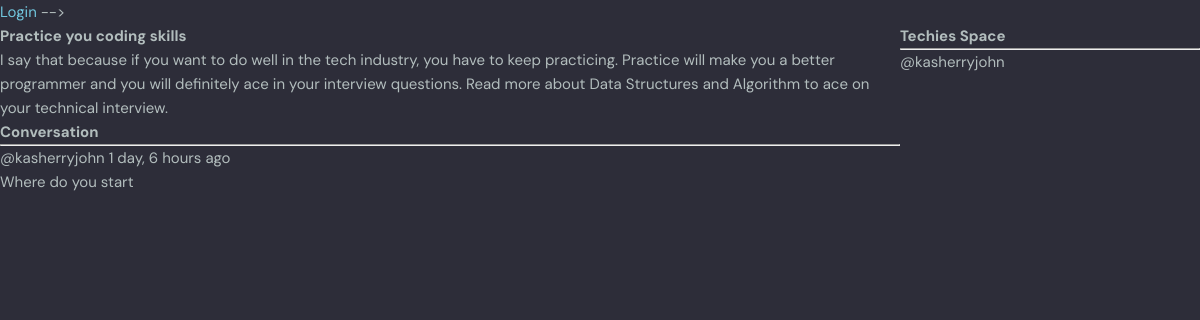
The page /chamber/7/ on the database as committed earlier.
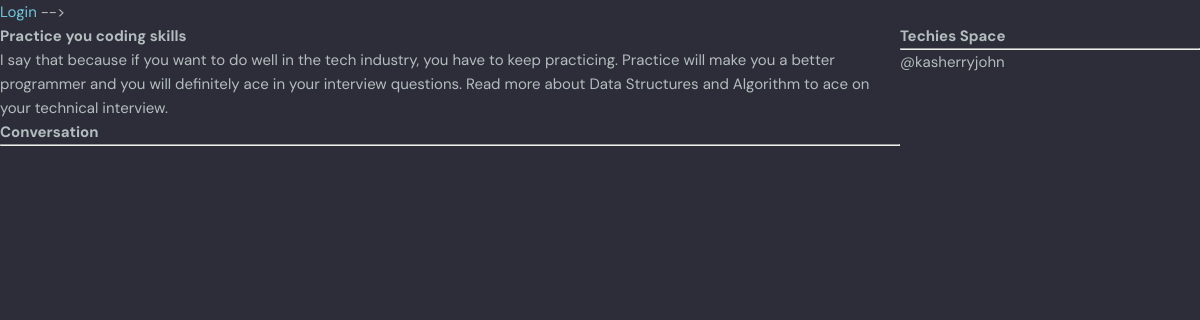
The same page on the database as committed later.
### journeyingblogs/models.py (models this page shows, shortened)
class Chamber(models.Model):
    host = models.ForeignKey(User, on_delete=models.SET_NULL, null=True)
    topic = models.ForeignKey(Topic, on_delete=models.SET_NULL, null=True)
    name = models.CharField(max_length=200)
    description = models.TextField(null=True, blank=True)
    techiesspace = models.ManyToManyField(User, related_name='techiesspace', blank=True)
    updated = models.DateTimeField(auto_now=True)
    created = models.DateTimeField(auto_now_add=True)
    class Meta:
       ordering = ['-updated', '-created']

class Message(models.Model):
    user =  models.ForeignKey(User, on_delete=models.CASCADE)
    chamber = models.ForeignKey(Chamber, on_delete=models.CASCADE)
    body = models.TextField()
    updated = models.DateTimeField(auto_now=True)
    created = models.DateTimeField(auto_now_add=True)
    class Meta:
       ordering = ['-updated', '-created']

### journeyingblogs/views.py (the view, shortened to what this page needs)
# urls.py: path('chamber/<str:pk>/', views.chamber, name='chamber'),
def chamber(request, pk):
    chamber = Chamber.objects.get(id=pk)
    chamber_messages = chamber.message_set.all()
    techiesspace = chamber.techiesspace.all()
    context = {'chamber': chamber, 'chamber_messages': chamber_messages,'techiesspace':techiesspace}
    return render(request, 'journeyingblogs/chamber.html', context)

### journeyingblogs/templates/journeyingblogs/chamber.html (shortened to what this page needs)
{% extends 'main.html' %}
{% block content%}
<!DOCTYPE html>
<html lang="en">
<head>
</head>
<body>
    <div class="chamber-container">
        <div>
    <h1>{{chamber.name}}</h1>
    <p>{{chamber.description}}</p>
    <div class="comment-wrapper">
        <h3>Conversation</h3>
        <hr>
        {% for message in chamber_messages %}
        <div>
            <small>@{{message.user}}  {{message.created|timesince}} ago</small>
            <p>{{message.body}}</p>
        </div>
        {% endfor %}
    </div>
</div>
<div>
    <h3>Techies Space</h3>
    <hr>
    {% for techie in techiesspace %}
    <div>
       <p>@{{techie.username}}</p>
    </div>
    {% endfor %}
</div>
    </div>
</body>
</html>
{% endblock %}

### templates/main.html (shortened to what this page needs)
{% load static %}
<!DOCTYPE html>
<html lang="en">
<head>
    <link rel="stylesheet" type="text/css" media="screen " href="{% static 'styles/style.css' %}" >
</head>
<body>
    {% block content %}
    {% endblock %}
</body>
</html>

### templates/navbar.html (shortened to what this page needs)
{% load static %}
    {% if request.user.is_authenticated %}
    <p>Hello {{request.user}}</p>
    <a href="{% url 'logoutuser'%}">Logout</a>
    {% else %}
    <a href="{% url 'loginpage'%}">Login</a>
    {% endif %}
</body>
</html>

### static/styles/style.css (style rules this page uses)
:root { --color-main: #71c6dd; --color-main-light: #e1f6fb; --color-dark: #3f4156; --color-dark-medium: #51546e; --color-dark-light: #696d97; --color-light: #e5e5e5; --color-gray: #8b8b8b; --color-light-gray: #b2bdbd; --color-bg: #2d2d39; --color-success: #5dd693; --color-error: #fc4b0b; }
* { font-family: "DM Sans", -apple-system, BlinkMacSystemFont, "Segoe UI", Roboto, Oxygen, Ubuntu, Cantarell, "Open Sans", "Helvetica Neue", sans-serif; margin: 0; padding: 0; box-sizing: border-box; text-rendering: optimizeLegibility; font-size: inherit; }
html { font-size: 56.25%; }
@media only screen and (min-width: 1200px) { html { font-size: 62.5%; } }
body { line-height: 1.6; font-weight: 400; font-size: 1.5rem; color: var(--color-light-gray); background-color: var(--color-bg); min-height: 100vh; }
a { display: inline-block; color: var(--color-main); text-decoration: none; }

### journeyingblogs/templates/journeyingblogs/chamber.html (style rules this page uses)
.chamber-container { display: grid; grid-template-columns: 3fr 1fr; }

Rows that differ between the two databases and show on the page:
removed Message: user "kasherryjohn", created "1 day, 6 hours", body "Where do you start"
